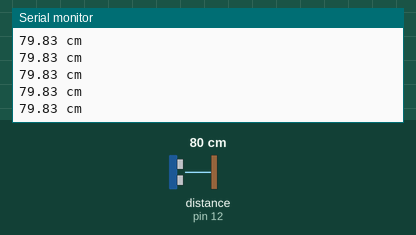
This sketch was run on a simulated Arduino Uno, built with avr-gcc and run on an emulated ATmega328P. Shown: the last lines printed to the serial monitor. Wiring (inferred from the names in the program): ultrasonic range finder: trigger pin 14; echo pin 12. Inputs (shaded band) come from the test bench; at power-on: distance to the obstacle (sensor on pin 12) 80 cm. The echo pulse lasts 58.3 µs per cm.

Above: at 1.2 s.
1.3 s: distance to the obstacle (sensor on pin 12) set to 2 cm
At 1.38 s:
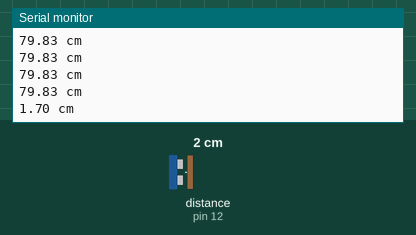
2.8 s: distance to the obstacle (sensor on pin 12) set to 4 cm
At 2.89 s:
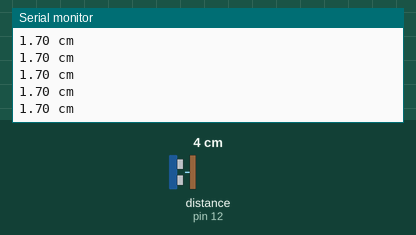
Timing chart, 0 to 5.8 s (numbered marks = the images above; inputs shaded):
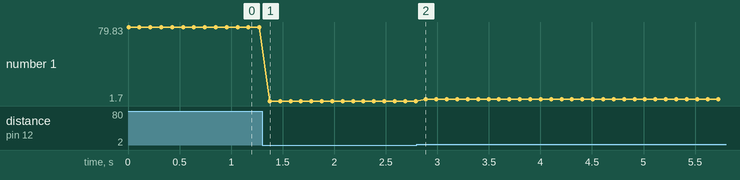

The sketch:

HC-SR04.ino
```cpp
/* Algobel Technologies & Innovations
 * Auth : Niwantha
 * Email : niwantha@algobel.com
 * Free to Use
 */
// Don't connect directly Ultrasonic to Nodemcu
// Always Use logic level converter and addional power supply ( Max cuurent : 12mA : NodeMcu)
// HC-SR04+ (+) sign sensor is working with 3.3V but , sometime not working properly
// Use pin D5 & D6 of NodeMcu
// keep duty cycle min and delay 100sec ( Always good)
// Use latest firmware in order to get float value correctly
// Sensor accuracy depend on the quality of the sensor
// Not  suitable for direct water level monitor
// use proper enclosure box

#define TRIGGER_PIN  14 // D5
#define ECHO_PIN     12 //D6

void setup() {
  Serial.begin (115200);
  pinMode(TRIGGER_PIN, OUTPUT);
  pinMode(ECHO_PIN, INPUT);

}

void loop() {
  double duration, distance;

  digitalWrite(TRIGGER_PIN, LOW);  // Get Start
  delayMicroseconds(2); // stable the line
  digitalWrite(TRIGGER_PIN, HIGH); // sending 10 us pulse
  delayMicroseconds(10); // delay

  digitalWrite(TRIGGER_PIN, LOW); // after sending pulse wating to receive signals

  duration = pulseIn(ECHO_PIN, HIGH); // calculating time

  distance = (duration/2) / 29.1; // single path

  Serial.print(distance);

  Serial.println(" cm");

  delay(100);
}
```

Measured:
- after the input at 1.3 s, the serial monitor: prints a new line after 0.07 s (image 1)
- plotted number 1: 79.83 → 1.7 after the input at 1.3 s, 1.7 → 3.69 after the input at 2.8 s
